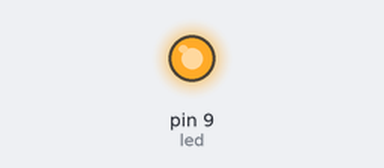
Recording of a sketch running on a simulated Arduino Uno, built with avr-gcc and run on an emulated ATmega328P. Parts: output pins drawn as LEDs (lit = HIGH). What the sketch prints to the serial monitor is not drawn.

Above: at 0.23 s.
At 0.5 s:
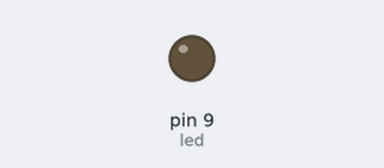
Timing chart, 0 to 3.0 s (numbered marks = the images above):
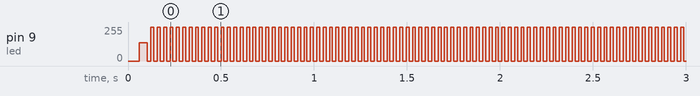

The sketch:

2_Blink_con_funciones.ino
```cpp
int led=9;

void setup() {
  // put your setup code here, to run once:
Serial.begin(9600);
pinMode(led, OUTPUT);
}

void loop() {
  // put your main code here, to run repeatedly:
  encenderLed(led);
  apagarLed(led);
}

void encenderLed(int led){
  Serial.print("Encendiendo LED...");
  digitalWrite(led, HIGH);
}

void apagarLed(int led){
  Serial.print("Apagando LED...");
  digitalWrite(led, LOW);
}
```

Measured:
- by itself, pin 9 (led): repeats every 0.03 s: 0/255 0.02 s, 255/255 0.02 s
